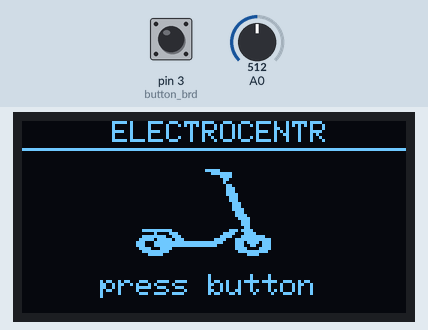
Simulated run of this sketch. Board: Arduino Uno, built with avr-gcc and run on an emulated ATmega328P. On the bench: 128×64 one-colour display. The inputs (shaded band) are chosen by the test bench; at power-on: pin 3 (button_brd) HIGH, A0 = 512.

Above: at 1.2 s.
1.3 s: pin 3 (button_brd) pulled LOW for 0.15 s
At 2.7 s:
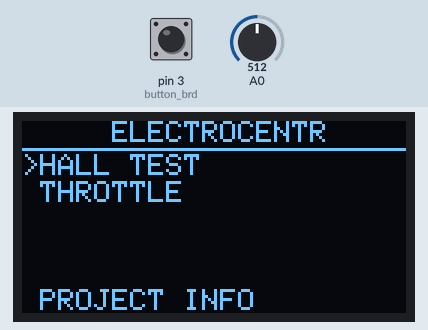
3.4 s: pin 3 (button_brd) pulled LOW for 1 s
At 5.5 s:
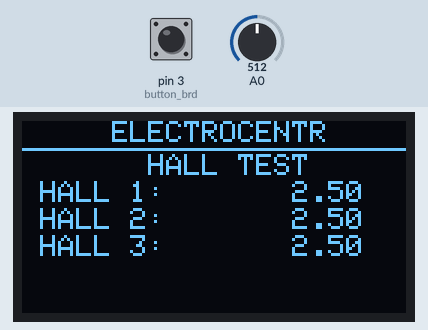
5.9 s: pin 3 (button_brd) pulsed LOW 5 times (0.12 s each, 0.3 s apart)
At 8.8 s:
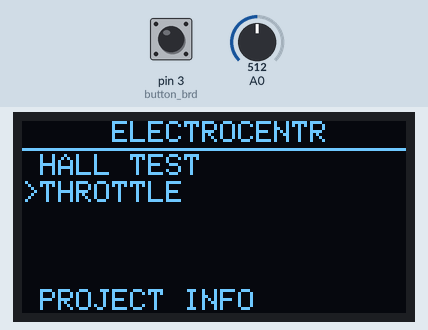
9.2 s: pin 3 (button_brd) pulled LOW for 0.15 s
At 10.7 s:
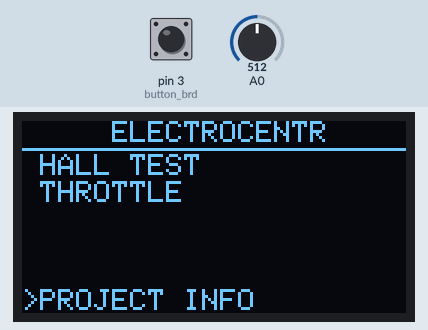
11.3 s: pin 3 (button_brd) pulled LOW for 3.2 s
At 12.5 s:
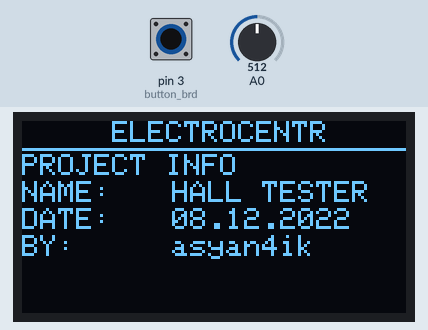
16.0 s: pin 3 (button_brd) pulsed LOW 2 times (0.12 s each, 0.3 s apart)
At 16.9 s:
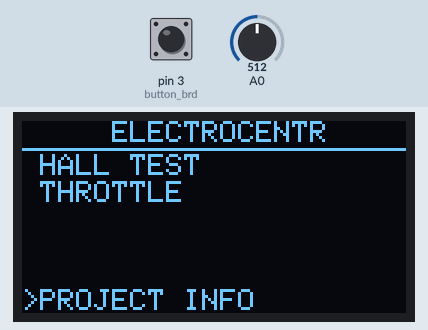
Timing chart, 0 to 19.0 s (numbered marks = the images above; inputs shaded):
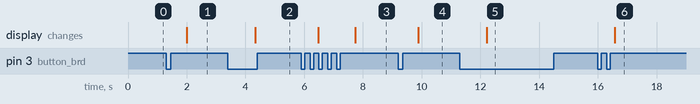

The sketch:

bldc.ino
```cpp
//display setup
//Library for the OLED Display
#include <Wire.h>
#include <Adafruit_GFX.h>
#include <Adafruit_SH110X.h>
#define i2c_Address 0x3c //initialize with the I2C addr 0x3C Typically eBay OLED's
#define SCREEN_WIDTH 128 // OLED display width, in pixels
#define SCREEN_HEIGHT 64 // OLED display height, in pixels
#define OLED_RESET -1   //   QT-PY / XIAO
Adafruit_SH1106G display = Adafruit_SH1106G(SCREEN_WIDTH, SCREEN_HEIGHT, &Wire, OLED_RESET);
#define LOGO16_GLCD_HEIGHT 128
#define LOGO16_GLCD_WIDTH  64
static const uint8_t PROGMEM image_data_centr[400] = {

 // ∙∙∙∙∙∙∙∙∙∙∙∙∙∙∙∙∙∙∙∙∙∙∙∙∙∙∙∙∙∙∙∙∙∙∙∙∙∙∙∙∙∙∙∙∙∙∙∙∙∙∙∙∙∙∙∙∙∙∙∙∙∙∙∙∙∙∙∙∙∙∙∙∙∙∙∙∙∙∙∙
    // ∙∙∙∙∙∙∙∙∙∙∙∙∙∙∙∙∙∙∙∙∙∙∙∙∙∙∙∙∙∙∙∙∙∙∙∙∙∙∙∙∙∙∙∙∙∙∙∙∙∙∙∙∙∙∙∙∙∙∙∙∙∙∙∙∙∙∙∙∙∙∙∙∙∙∙∙∙∙∙∙
    // ∙∙∙∙∙∙∙∙∙∙∙∙∙∙∙∙∙∙∙∙∙∙∙∙∙∙∙∙∙∙∙∙∙∙∙∙∙∙∙∙∙∙∙∙∙∙∙∙∙∙∙∙∙∙∙∙∙∙∙∙∙∙∙∙∙∙∙∙∙∙∙∙∙∙∙∙∙∙∙∙
    // ∙∙∙∙∙∙∙∙∙∙∙∙∙∙∙∙∙∙∙∙∙∙∙∙∙∙∙∙∙∙∙∙∙∙∙∙∙∙∙∙∙∙∙∙∙∙∙∙∙∙∙∙∙∙∙∙∙∙∙∙∙∙∙∙∙∙∙∙∙∙∙∙∙∙∙∙∙∙∙∙
    // ∙∙∙∙∙∙∙∙∙∙∙∙∙∙∙∙∙∙∙∙∙∙∙∙∙∙∙∙∙∙∙∙∙∙∙∙∙∙∙∙∙∙∙∙∙∙∙∙∙∙∙∙∙∙∙∙∙∙∙∙∙∙∙∙∙∙∙∙∙∙∙∙∙∙∙∙∙∙∙∙
    // ∙∙∙∙∙∙∙∙∙∙∙∙∙∙∙∙∙∙∙∙∙∙∙∙∙∙∙∙∙∙∙∙∙∙∙∙∙∙∙∙∙█████∙∙∙∙∙∙∙∙∙∙∙∙∙∙∙∙∙∙∙∙∙∙∙∙∙∙∙∙∙∙∙∙∙∙
    // ∙∙∙∙∙∙∙∙∙∙∙∙∙∙∙∙∙∙∙∙∙∙∙∙∙∙∙∙∙∙∙∙∙∙∙∙∙∙∙∙∙∙∙███████∙∙∙∙∙∙∙∙∙∙∙∙∙∙∙∙∙∙∙∙∙∙∙∙∙∙∙∙∙∙
    // ∙∙∙∙∙∙∙∙∙∙∙∙∙∙∙∙∙∙∙∙∙∙∙∙∙∙∙∙∙∙∙∙∙∙∙∙∙∙∙∙∙∙∙∙∙∙████∙∙∙∙∙∙∙∙∙∙∙∙∙∙∙∙∙∙∙∙∙∙∙∙∙∙∙∙∙∙
    // ∙∙∙∙∙∙∙∙∙∙∙∙∙∙∙∙∙∙∙∙∙∙∙∙∙∙∙∙∙∙∙∙∙∙∙∙∙∙∙∙∙∙∙∙∙∙∙██∙∙∙∙∙∙∙∙∙∙∙∙∙∙∙∙∙∙∙∙∙∙∙∙∙∙∙∙∙∙∙
    // ∙∙∙∙∙∙∙∙∙∙∙∙∙∙∙∙∙∙∙∙∙∙∙∙∙∙∙∙∙∙∙∙∙∙∙∙∙∙∙∙∙∙∙∙∙∙∙█∙∙∙∙∙∙∙∙∙∙∙∙∙∙∙∙∙∙∙∙∙∙∙∙∙∙∙∙∙∙∙∙
    // ∙∙∙∙∙∙∙∙∙∙∙∙∙∙∙∙∙∙∙∙∙∙∙∙∙∙∙∙∙∙∙∙∙∙∙∙∙∙∙∙∙∙∙∙∙∙∙∙██∙∙∙∙∙∙∙∙∙∙∙∙∙∙∙∙∙∙∙∙∙∙∙∙∙∙∙∙∙∙
    // ∙∙∙∙∙∙∙∙∙∙∙∙∙∙∙∙∙∙∙∙∙∙∙∙∙∙∙∙∙∙∙∙∙∙∙∙∙∙∙∙∙∙∙∙∙∙∙∙███∙∙∙∙∙∙∙∙∙∙∙∙∙∙∙∙∙∙∙∙∙∙∙∙∙∙∙∙∙
    // ∙∙∙∙∙∙∙∙∙∙∙∙∙∙∙∙∙∙∙∙∙∙∙∙∙∙∙∙∙∙∙∙∙∙∙∙∙∙∙∙∙∙∙∙∙∙∙∙███∙∙∙∙∙∙∙∙∙∙∙∙∙∙∙∙∙∙∙∙∙∙∙∙∙∙∙∙∙
    // ∙∙∙∙∙∙∙∙∙∙∙∙∙∙∙∙∙∙∙∙∙∙∙∙∙∙∙∙∙∙∙∙∙∙∙∙∙∙∙∙∙∙∙∙∙∙∙∙████∙∙∙∙∙∙∙∙∙∙∙∙∙∙∙∙∙∙∙∙∙∙∙∙∙∙∙∙
    // ∙∙∙∙∙∙∙∙∙∙∙∙∙∙∙∙∙∙∙∙∙∙∙∙∙∙∙∙∙∙∙∙∙∙∙∙∙∙∙∙∙∙∙∙∙∙∙∙∙███∙∙∙∙∙∙∙∙∙∙∙∙∙∙∙∙∙∙∙∙∙∙∙∙∙∙∙∙
    // ∙∙∙∙∙∙∙∙∙∙∙∙∙∙∙∙∙∙∙∙∙∙∙∙∙∙∙∙∙∙∙∙∙∙∙∙∙∙∙∙∙∙∙∙∙∙∙∙∙███∙∙∙∙∙∙∙∙∙∙∙∙∙∙∙∙∙∙∙∙∙∙∙∙∙∙∙∙
    // ∙∙∙∙∙∙∙∙∙∙∙∙∙∙∙∙∙∙∙∙∙∙∙∙∙∙∙∙∙∙∙∙∙∙∙∙∙∙∙∙∙∙∙∙∙∙∙∙∙∙███∙∙∙∙∙∙∙∙∙∙∙∙∙∙∙∙∙∙∙∙∙∙∙∙∙∙∙
    // ∙∙∙∙∙∙∙∙∙∙∙∙∙∙∙∙∙∙∙∙∙∙∙∙∙∙∙∙∙∙∙∙∙∙∙∙∙∙∙∙∙∙∙∙∙∙∙∙∙∙███∙∙∙∙∙∙∙∙∙∙∙∙∙∙∙∙∙∙∙∙∙∙∙∙∙∙∙
    // ∙∙∙∙∙∙∙∙∙∙∙∙∙∙∙∙∙∙∙∙∙∙∙∙∙∙∙∙∙∙∙∙∙∙∙∙∙∙∙∙∙∙∙∙∙∙∙∙∙∙████∙∙∙∙∙∙∙∙∙∙∙∙∙∙∙∙∙∙∙∙∙∙∙∙∙∙
    // ∙∙∙∙∙∙∙∙∙∙∙∙∙∙∙∙∙∙∙∙∙∙∙∙∙∙∙∙∙∙∙∙∙∙∙∙∙∙∙∙∙∙∙∙∙∙∙∙∙∙∙███∙∙∙∙∙∙∙∙∙∙∙∙∙∙∙∙∙∙∙∙∙∙∙∙∙∙
    // ∙∙∙∙∙∙∙∙∙∙∙∙∙∙∙∙∙∙∙∙∙∙∙∙∙∙∙∙∙∙∙∙∙∙∙∙∙∙∙∙∙∙∙∙∙∙∙∙∙∙∙████∙∙∙∙∙∙∙∙∙∙∙∙∙∙∙∙∙∙∙∙∙∙∙∙∙
    // ∙∙∙∙∙∙∙∙∙∙∙∙∙∙∙∙∙∙∙∙∙∙∙∙∙∙∙∙∙∙∙∙∙∙∙∙∙∙∙∙∙∙∙∙∙∙∙∙∙∙∙∙████∙∙∙∙∙∙∙∙∙∙∙∙∙∙∙∙∙∙∙∙∙∙∙∙
    // ∙∙∙∙∙∙∙∙∙∙∙∙∙∙∙∙∙∙∙∙∙∙∙∙∙∙∙∙∙∙∙∙∙∙∙∙∙∙∙∙∙∙∙∙∙∙∙∙∙∙∙∙∙███∙∙∙∙∙∙∙∙∙∙∙∙∙∙∙∙∙∙∙∙∙∙∙∙
    // ∙∙∙∙∙∙∙∙∙∙∙∙∙∙∙∙∙∙∙∙∙∙∙∙∙∙∙∙∙∙∙∙∙∙∙∙∙∙∙∙∙∙∙∙∙∙∙∙∙∙∙∙∙███∙∙∙∙∙∙∙∙∙∙∙∙∙∙∙∙∙∙∙∙∙∙∙∙
    // ∙∙∙∙∙∙∙∙∙∙∙∙∙∙∙∙∙∙∙∙∙∙∙∙∙∙∙∙∙∙∙∙∙∙∙∙∙∙∙∙∙∙∙∙∙∙∙∙∙∙∙∙∙∙██∙∙∙∙∙∙∙∙∙∙∙∙∙∙∙∙∙∙∙∙∙∙∙∙
    // ∙∙∙∙∙∙∙∙∙∙∙∙∙∙∙∙∙∙∙∙██████████∙∙∙∙∙∙∙∙∙∙∙∙∙∙∙∙∙∙∙███∙████∙∙∙∙∙∙∙∙∙∙∙∙∙∙∙∙∙∙∙∙∙∙∙
    // ∙∙∙∙∙∙∙∙∙∙∙∙∙∙∙∙∙∙∙∙∙∙∙∙█∙∙∙∙███∙∙∙∙∙∙∙∙∙∙∙∙∙∙∙████∙∙∙████∙∙∙∙∙∙∙∙∙∙∙∙∙∙∙∙∙∙∙∙∙∙
    // ∙∙∙∙∙∙∙∙∙∙∙∙∙∙∙∙∙∙∙∙████████∙∙███∙∙∙∙∙∙∙∙∙∙∙∙∙████∙∙∙████████∙∙∙∙∙∙∙∙∙∙∙∙∙∙∙∙∙∙∙
    // ∙∙∙∙∙∙∙∙∙∙∙∙∙∙∙∙∙∙∙█████∙█████∙███∙∙∙∙∙∙∙∙∙∙████∙∙∙████████████∙∙∙∙∙∙∙∙∙∙∙∙∙∙∙∙∙
    // ∙∙∙∙∙∙∙∙∙∙∙∙∙∙∙∙∙∙███∙∙∙███████████████████████∙∙∙∙███∙████∙███∙∙∙∙∙∙∙∙∙∙∙∙∙∙∙∙∙
    // ∙∙∙∙∙∙∙∙∙∙∙∙∙∙∙∙∙∙███∙∙∙█████████████████████∙∙∙∙∙∙███∙∙██∙∙███∙∙∙∙∙∙∙∙∙∙∙∙∙∙∙∙∙
    // ∙∙∙∙∙∙∙∙∙∙∙∙∙∙∙∙∙∙∙████∙∙∙████∙∙∙∙∙∙∙∙∙∙∙∙∙∙∙∙∙∙∙∙∙████∙∙∙∙████∙∙∙∙∙∙∙∙∙∙∙∙∙∙∙∙∙
    // ∙∙∙∙∙∙∙∙∙∙∙∙∙∙∙∙∙∙∙∙█████████∙∙∙∙∙∙∙∙∙∙∙∙∙∙∙∙∙∙∙∙∙∙∙██████████∙∙∙∙∙∙∙∙∙∙∙∙∙∙∙∙∙∙
    // ∙∙∙∙∙∙∙∙∙∙∙∙∙∙∙∙∙∙∙∙∙∙█████∙∙∙∙∙∙∙∙∙∙∙∙∙∙∙∙∙∙∙∙∙∙∙∙∙∙∙∙████∙∙∙∙∙∙∙∙∙∙∙∙∙∙∙∙∙∙∙∙∙
    // ∙∙∙∙∙∙∙∙∙∙∙∙∙∙∙∙∙∙∙∙∙∙∙∙∙∙∙∙∙∙∙∙∙∙∙∙∙∙∙∙∙∙∙∙∙∙∙∙∙∙∙∙∙∙∙∙∙∙∙∙∙∙∙∙∙∙∙∙∙∙∙∙∙∙∙∙∙∙∙∙
    // ∙∙∙∙∙∙∙∙∙∙∙∙∙∙∙∙∙∙∙∙∙∙∙∙∙∙∙∙∙∙∙∙∙∙∙∙∙∙∙∙∙∙∙∙∙∙∙∙∙∙∙∙∙∙∙∙∙∙∙∙∙∙∙∙∙∙∙∙∙∙∙∙∙∙∙∙∙∙∙∙
    // ∙∙∙∙∙∙∙∙∙∙∙∙∙∙∙∙∙∙∙∙∙∙∙∙∙∙∙∙∙∙∙∙∙∙∙∙∙∙∙∙∙∙∙∙∙∙∙∙∙∙∙∙∙∙∙∙∙∙∙∙∙∙∙∙∙∙∙∙∙∙∙∙∙∙∙∙∙∙∙∙
    // ∙∙∙∙∙∙∙∙∙∙∙∙∙∙∙∙∙∙∙∙∙∙∙∙∙∙∙∙∙∙∙∙∙∙∙∙∙∙∙∙∙∙∙∙∙∙∙∙∙∙∙∙∙∙∙∙∙∙∙∙∙∙∙∙∙∙∙∙∙∙∙∙∙∙∙∙∙∙∙∙
    // ∙∙∙∙∙∙∙∙∙∙∙∙∙∙∙∙∙∙∙∙∙∙∙∙∙∙∙∙∙∙∙∙∙∙∙∙∙∙∙∙∙∙∙∙∙∙∙∙∙∙∙∙∙∙∙∙∙∙∙∙∙∙∙∙∙∙∙∙∙∙∙∙∙∙∙∙∙∙∙∙
    // ∙∙∙∙∙∙∙∙∙∙∙∙∙∙∙∙∙∙∙∙∙∙∙∙∙∙∙∙∙∙∙∙∙∙∙∙∙∙∙∙∙∙∙∙∙∙∙∙∙∙∙∙∙∙∙∙∙∙∙∙∙∙∙∙∙∙∙∙∙∙∙∙∙∙∙∙∙∙∙∙
    0x00, 0x00, 0x00, 0x00, 0x00, 0x00, 0x00, 0x00, 0x00, 0x00,
    0x00, 0x00, 0x00, 0x00, 0x00, 0x00, 0x00, 0x00, 0x00, 0x00,
    0x00, 0x00, 0x00, 0x00, 0x00, 0x00, 0x00, 0x00, 0x00, 0x00,
    0x00, 0x00, 0x00, 0x00, 0x00, 0x00, 0x00, 0x00, 0x00, 0x00,
    0x00, 0x00, 0x00, 0x00, 0x00, 0x00, 0x00, 0x00, 0x00, 0x00,
    0x00, 0x00, 0x00, 0x00, 0x00, 0x7c, 0x00, 0x00, 0x00, 0x00,
    0x00, 0x00, 0x00, 0x00, 0x00, 0x1f, 0xc0, 0x00, 0x00, 0x00,
    0x00, 0x00, 0x00, 0x00, 0x00, 0x03, 0xc0, 0x00, 0x00, 0x00,
    0x00, 0x00, 0x00, 0x00, 0x00, 0x01, 0x80, 0x00, 0x00, 0x00,
    0x00, 0x00, 0x00, 0x00, 0x00, 0x01, 0x00, 0x00, 0x00, 0x00,
    0x00, 0x00, 0x00, 0x00, 0x00, 0x00, 0xc0, 0x00, 0x00, 0x00,
    0x00, 0x00, 0x00, 0x00, 0x00, 0x00, 0xe0, 0x00, 0x00, 0x00,
    0x00, 0x00, 0x00, 0x00, 0x00, 0x00, 0xe0, 0x00, 0x00, 0x00,
    0x00, 0x00, 0x00, 0x00, 0x00, 0x00, 0xf0, 0x00, 0x00, 0x00,
    0x00, 0x00, 0x00, 0x00, 0x00, 0x00, 0x70, 0x00, 0x00, 0x00,
    0x00, 0x00, 0x00, 0x00, 0x00, 0x00, 0x70, 0x00, 0x00, 0x00,
    0x00, 0x00, 0x00, 0x00, 0x00, 0x00, 0x38, 0x00, 0x00, 0x00,
    0x00, 0x00, 0x00, 0x00, 0x00, 0x00, 0x38, 0x00, 0x00, 0x00,
    0x00, 0x00, 0x00, 0x00, 0x00, 0x00, 0x3c, 0x00, 0x00, 0x00,
    0x00, 0x00, 0x00, 0x00, 0x00, 0x00, 0x1c, 0x00, 0x00, 0x00,
    0x00, 0x00, 0x00, 0x00, 0x00, 0x00, 0x1e, 0x00, 0x00, 0x00,
    0x00, 0x00, 0x00, 0x00, 0x00, 0x00, 0x0f, 0x00, 0x00, 0x00,
    0x00, 0x00, 0x00, 0x00, 0x00, 0x00, 0x07, 0x00, 0x00, 0x00,
    0x00, 0x00, 0x00, 0x00, 0x00, 0x00, 0x07, 0x00, 0x00, 0x00,
    0x00, 0x00, 0x00, 0x00, 0x00, 0x00, 0x03, 0x00, 0x00, 0x00,
    0x00, 0x00, 0x0f, 0xfc, 0x00, 0x00, 0x77, 0x80, 0x00, 0x00,
    0x00, 0x00, 0x00, 0x87, 0x00, 0x01, 0xe3, 0xc0, 0x00, 0x00,
    0x00, 0x00, 0x0f, 0xf3, 0x80, 0x03, 0xc7, 0xf8, 0x00, 0x00,
    0x00, 0x00, 0x1f, 0x7d, 0xc0, 0x0f, 0x1f, 0xfe, 0x00, 0x00,
    0x00, 0x00, 0x38, 0xff, 0xff, 0xfe, 0x1d, 0xee, 0x00, 0x00,
    0x00, 0x00, 0x38, 0xff, 0xff, 0xf8, 0x1c, 0xce, 0x00, 0x00,
    0x00, 0x00, 0x1e, 0x3c, 0x00, 0x00, 0x1e, 0x1e, 0x00, 0x00,
    0x00, 0x00, 0x0f, 0xf8, 0x00, 0x00, 0x0f, 0xfc, 0x00, 0x00,
    0x00, 0x00, 0x03, 0xe0, 0x00, 0x00, 0x01, 0xe0, 0x00, 0x00,
    0x00, 0x00, 0x00, 0x00, 0x00, 0x00, 0x00, 0x00, 0x00, 0x00,
    0x00, 0x00, 0x00, 0x00, 0x00, 0x00, 0x00, 0x00, 0x00, 0x00,
    0x00, 0x00, 0x00, 0x00, 0x00, 0x00, 0x00, 0x00, 0x00, 0x00,
    0x00, 0x00, 0x00, 0x00, 0x00, 0x00, 0x00, 0x00, 0x00, 0x00,
    0x00, 0x00, 0x00, 0x00, 0x00, 0x00, 0x00, 0x00, 0x00, 0x00,
    0x00, 0x00, 0x00, 0x00, 0x00, 0x00, 0x00, 0x00, 0x00, 0x00
};
#include <OneButton.h>

int pic = 0;
int maxPics_L1 = 3;
int maxPics_L2 = 0;

int button_brd = 3;

OneButton button(button_brd,true);

long lastmillis = 0;
long maxtime = 600000;

void setup()   {
button.attachClick(click);
button.attachDoubleClick(doubleclick);
button.attachLongPressStop(longPressStop);
button.attachLongPressStart(longPressStart);

display.begin(i2c_Address, true); // Address 0x3C default
display.clearDisplay();
}

void loop() {
  button.tick();

//JUMP TO DEFAULT IF NO CLICK IS DETECTED
if (millis() >= (lastmillis + maxtime))
{
    pic = 0;
}

if (pic == 0)
{
     header();
  display.drawBitmap(20, 11,image_data_centr, 80, 40, 1 );
  //  display.setCursor(0,11);
  //  display.print("https://electrocenter.by/");
  // display.setTextSize(4);
   display.setCursor( 26,51);
   display.print ("press button");
  refresh();
}
//LAYER 1////////////////////////////////////////////////////
if (pic == 1)
{
  header();


  display.setCursor(0,11);  display.print (">HALL TEST");
  display.setCursor(0,20);  display.print (" THROTTLE");
  display.setCursor(0,56);  display.print (" PROJECT INFO");
  refresh();
}

if (pic == 2)
{
  header();
  display.setCursor(0,11);  display.print (" HALL TEST");
  display.setCursor(0,20);  display.print (">THROTTLE");
  display.setCursor(0,56);  display.print (" PROJECT INFO");
  refresh();
}

if (pic == 3)
{
  header();
  display.setCursor(0,11);  display.print (" HALL TEST");
  display.setCursor(0,20);  display.print (" THROTTLE");
  display.setCursor(0,56);  display.print (">PROJECT INFO");
  refresh();
}


//LAYER 2////////////////////////////////////////////////////
if (pic == 11)
{
  header();
    float temp = 0.0;
  int analogvalue = analogRead(A0);
  temp = (analogvalue * 5.0) / 1024.0; // формула для конвертирования значения напряжения

  display.setCursor(42,11);  display.print ("HALL TEST");
  display.setCursor(0,20);  display.print (" HALL 1:");
  display.setCursor(90,20); display.print (temp);
  display.setCursor(0,29);  display.print (" HALL 2:");
  display.setCursor(90,29); display.print (temp);
  display.setCursor(0,38);  display.print (" HALL 3:");
  display.setCursor(90,38); display.print (temp);
  refresh();
}

if (pic == 12)
{
  header();
    float temp = 0.0;
  int analogvalue = analogRead(A0);
  temp = (analogvalue * 5.0) / 1024.0; // формула для конвертирования значения напряжения


  display.setCursor(18,11);  display.print ("THROTTLE TEST");
  display.setCursor(0,29);  display.print ("THROTTLE:");
  display.setCursor(90,29); display.print (temp);

  refresh();
}


if (pic == 13)
{
  header();
  display.setCursor(0,11);  display.print ("PROJECT INFO");
  display.setCursor(0,20);  display.print ("NAME:");
  display.setCursor(50,20); display.print ("HALL TESTER");
  display.setCursor(0,29);  display.print ("DATE:");
  display.setCursor(50,29); display.print ("08.12.2022");
  display.setCursor(0,38);  display.print ("BY:");
  display.setCursor(50,38); display.print ("asyan4ik");
  refresh();
}

}

////////////////////////////////////////////////////////////////////////////////////////////////////////
void click(){
  lastmillis = millis();
  if(pic>=0 && pic<10)
  {
    if (pic >= maxPics_L1)
    {
      pic=1;
    }
    else if(pic < maxPics_L1)
    {
      pic++;
    }
  }

  if(pic>=10 && pic<100)
  {
    if (pic > 30)
    {
      pic=11;
    }
    else if (pic < 30)
    {
      pic=pic+10;
    }
  }
}

void doubleclick(){
  lastmillis = millis();
  if (pic == 11) pic=1;
  if (pic == 12) pic=2;
  if (pic == 13) pic=3;
}

void longPressStart(){
  lastmillis = millis();
  if (pic>0 & pic<10)
  {
    pic=pic+10;
  }
}

void longPressStop(){
    ;
}

void header()
{
  display.setTextSize(1);
  display.setTextColor(SH110X_WHITE);
  display.setCursor(30,0);  display.print("ELECTROCENTR");
  display.drawLine (0,9,128,9, SH110X_WHITE);
}

void refresh()
{
  display.display();
  delay(00);
  display.clearDisplay();
}
```

Measured:
- after the input at 1.3 s, the display: changes after 0.69 s (image 1)
- after the input at 3.4 s, the display: changes after 0.93 s (image 2)
- after the input at 5.9 s, the display: first changes after 0.58 s (image 3 shows a later state)
- after the input at 9.2 s, the display: changes after 0.68 s (image 4)
- after the input at 11.3 s, the display: changes after 0.92 s (image 5)
- after the input at 16.0 s, the display: changes after 0.58 s (image 6)
